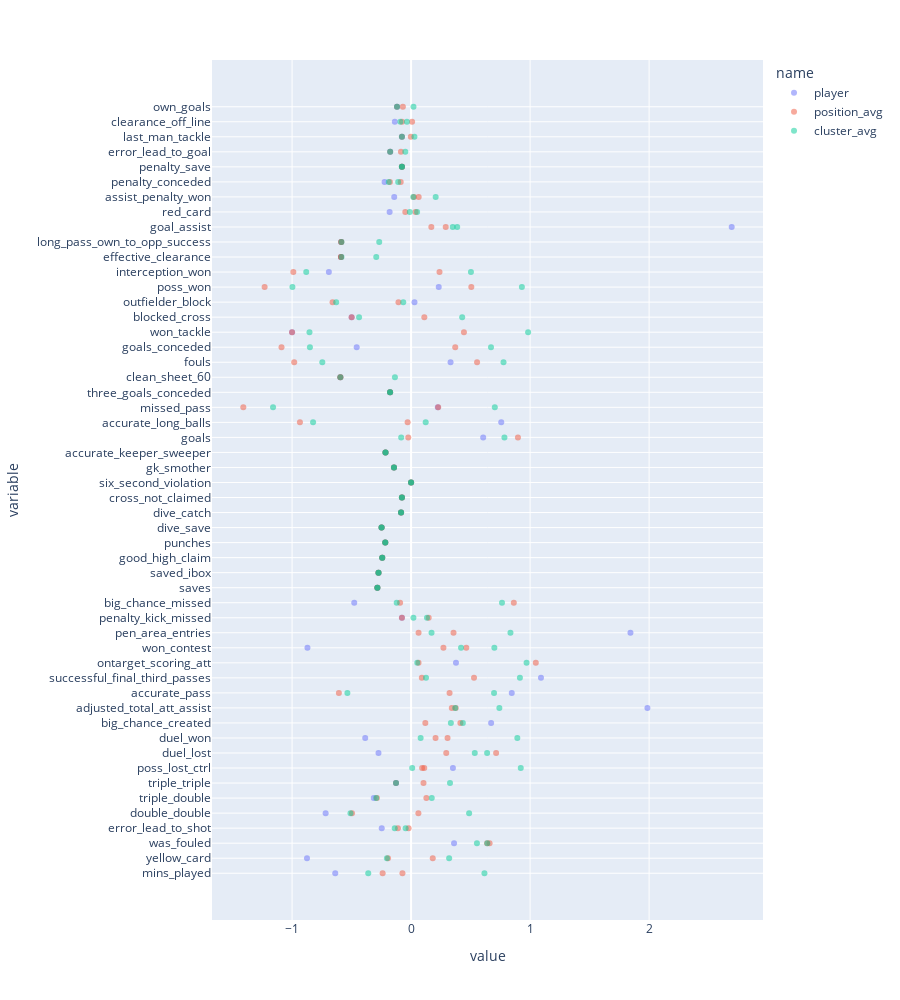

Here is the notebook cell this chart was saved with:
### Code cell
player=['ivan-rakitic']
#avg_values=df_melted['name'][df_melted['name'].str.contains('avg')].unique()
avg_values=['Midfielder_avg','Forward_avg','Mid_cluster_avg','Offensive_cluster_avg']
plot_values=np.concatenate([player,avg_values])
px.scatter(df_melted[df_melted.label_name.isin(plot_values)|df_melted.slug_player.isin(player)],y='variable',x='value',color='name',height=1000,opacity=0.5,hover_data=['name','label_name','slug_player','slug_club'])

### Figure 1 — Plotly figure (JSON) as saved in the notebook; plotly's stock layout.template omitted (floating-point values rounded to 4 significant figures; data arrays with more than 128 entries replaced by an {"elided": "..."} marker saying what was removed)
{"data": [{"customdata": {"elided": "52x4 str values"}, "hovertemplate": "name=%{customdata[0]}<br>value=%{x}<br>variable=%{y}<br>label_name=%{customdata[1]}<br>slug_player=%{customdata[2]}<br>slug_club=%{customdata[3]}<extra></extra>", "legendgroup": "player", "marker": {"color": "#636efa", "opacity": 0.5, "symbol": "circle"}, "mode": "markers", "name": "player", "orientation": "h", "showlegend": true, "type": "scatter", "x": [-0.6374, -0.8747, 0.3609, -0.2466, -0.718, -0.3135, -0.1265, 0.3515, -0.2739, -0.3854, 0.6725, 1.986, 0.8459, 1.091, 0.3771, -0.8707, 1.843, -0.07708, -0.4778, -0.2832, -0.2739, -0.2426, -0.2169, -0.2481, -0.08414, -0.07708, 0, -0.1438, -0.2149, 0.6058, 0.7575, 0.2247, -0.1766, -0.5944, 0.3317, -0.457, -1.0, -0.4995, 0.02846, 0.2323, -0.6909, -0.5891, -0.5871, 2.694, -0.1803, -0.1417, -0.2227, -0.07708, -0.1757, -0.07708, -0.1366, -0.1182], "xaxis": "x", "y": ["mins_played", "yellow_card", "was_fouled", "error_lead_to_shot", "double_double", "triple_double", "triple_triple", "poss_lost_ctrl", "duel_lost", "duel_won", "big_chance_created", "adjusted_total_att_assist", "accurate_pass", "successful_final_third_passes", "ontarget_scoring_att", "won_contest", "pen_area_entries", "penalty_kick_missed", "big_chance_missed", "saves", "saved_ibox", "good_high_claim", "punches", "dive_save", "dive_catch", "cross_not_claimed", "six_second_violation", "gk_smother", "accurate_keeper_sweeper", "goals", "accurate_long_balls", "missed_pass", "three_goals_conceded", "clean_sheet_60", "fouls", "goals_conceded", "won_tackle", "blocked_cross", "outfielder_block", "poss_won", "interception_won", "effective_clearance", "long_pass_own_to_opp_success", "goal_assist", "red_card", "assist_penalty_won", "penalty_conceded", "penalty_save", "error_lead_to_goal", "last_man_tackle", "clearance_off_line", "own_goals"], "yaxis": "y"}, {"customdata": {"elided": "104x4 str values"}, "hovertemplate": "name=%{customdata[0]}<br>value=%{x}<br>variable=%{y}<br>label_name=%{customdata[1]}<br>slug_player=%{customdata[2]}<br>slug_club=%{customdata[3]}<extra></extra>", "legendgroup": "position_avg", "marker": {"color": "#EF553B", "opacity": 0.5, "symbol": "circle"}, "mode": "markers", "name": "position_avg", "orientation": "h", "showlegend": true, "type": "scatter", "x": [-0.2149, -0.934, -0.6066, 0.3421, 0.06397, 0.4141, 0.8632, -0.4995, -0.5944, -0.07653, -0.07708, -0.08414, -0.2481, -0.4963, 0.7144, 0.2055, -0.5891, -0.1757, -0.02089, -0.9821, -0.1438, 0.291, 0.8978, -1.089, -0.2426, -0.9893, -0.07708, -0.5871, -0.2391, -1.41, 1.048, -0.6599, -0.1182, 0.06282, -0.1778, -0.07708, -0.07708, 0.09258, -1.231, -0.2169, 0.03778, -0.2739, -0.2832, 0, 0.09034, -0.1766, -0.2873, -0.1265, 0.6386, 0.4637, -1.0, -0.1937, -0.2149, -0.02899, 0.3233, 0.3747, 0.02378, 0.1196, -0.09245, 0.1113, -0.5944, 0.008423, -0.07708, -0.08414, -0.2481, 0.06134, 0.2954, 0.3062, -0.5891, -0.08517, -0.1104, 0.5544, -0.1438, 0.1701, -0.02361, 0.3708, -0.2426, 0.2387, -0.002067, -0.5871, -0.07261, 0.2275, 0.0627, -0.106, -0.0689, 0.3565, -0.08724, 0.1479, -0.07708, 0.1107, 0.506, -0.2169, -0.04871, -0.2739, -0.2832, 0, 0.5289, -0.1766, 0.1284, 0.1043, 0.6595, 0.2716, 0.4441, 0.182], "xaxis": "x", "y": ["accurate_keeper_sweeper", "accurate_long_balls", "accurate_pass", "adjusted_total_att_assist", "assist_penalty_won", "big_chance_created", "big_chance_missed", "blocked_cross", "clean_sheet_60", "clearance_off_line", "cross_not_claimed", "dive_catch", "dive_save", "double_double", "duel_lost", "duel_won", "effective_clearance", "error_lead_to_goal", "error_lead_to_shot", "fouls", "gk_smother", "goal_assist", "goals", "goals_conceded", "good_high_claim", "interception_won", "last_man_tackle", "long_pass_own_to_opp_success", "mins_played", "missed_pass", "ontarget_scoring_att", "outfielder_block", "own_goals", "pen_area_entries", "penalty_conceded", "penalty_kick_missed", "penalty_save", "poss_lost_ctrl", "poss_won", "punches", "red_card", "saved_ibox", "saves", "six_second_violation", "successful_final_third_passes", "three_goals_conceded", "triple_double", "triple_triple", "was_fouled", "won_contest", "won_tackle", "yellow_card", "accurate_keeper_sweeper", "accurate_long_balls", "accurate_pass", "adjusted_total_att_assist", "assist_penalty_won", "big_chance_created", "big_chance_missed", "blocked_cross", "clean_sheet_60", "clearance_off_line", "cross_not_claimed", "dive_catch", "dive_save", "double_double", "duel_lost", "duel_won", "effective_clearance", "error_lead_to_goal", "error_lead_to_shot", "fouls", "gk_smother", "goal_assist", "goals", "goals_conceded", "good_high_claim", "interception_won", "last_man_tackle", "long_pass_own_to_opp_success", "mins_played", "missed_pass", "ontarget_scoring_att", "outfielder_block", "own_goals", "pen_area_entries", "penalty_conceded", "penalty_kick_missed", "penalty_save", "poss_lost_ctrl", "poss_won", "punches", "red_card", "saved_ibox", "saves", "six_second_violation", "successful_final_third_passes", "three_goals_conceded", "triple_double", "triple_triple", "was_fouled", "won_contest", "won_tackle", "yellow_card"], "yaxis": "y"}, {"customdata": {"elided": "104x4 str values"}, "hovertemplate": "name=%{customdata[0]}<br>value=%{x}<br>variable=%{y}<br>label_name=%{customdata[1]}<br>slug_player=%{customdata[2]}<br>slug_club=%{customdata[3]}<extra></extra>", "legendgroup": "cluster_avg", "marker": {"color": "#00cc96", "opacity": 0.5, "symbol": "circle"}, "mode": "markers", "name": "cluster_avg", "orientation": "h", "showlegend": true, "type": "scatter", "x": [-0.2149, 0.1228, 0.697, 0.7417, 0.2066, 0.3343, -0.1209, 0.4293, -0.1358, -0.03486, -0.07708, -0.08414, -0.2481, 0.4876, 0.6387, 0.8927, -0.2927, -0.04867, -0.1374, 0.7767, -0.1438, 0.3501, -0.0831, 0.6715, -0.2426, 0.5029, 0.02818, -0.2678, 0.6163, 0.7035, 0.05194, -0.06591, 0.02015, 0.835, -0.1086, 0.1334, -0.07708, 0.9216, 0.9309, -0.2169, 0.05054, -0.2739, -0.2832, 0, 0.9143, -0.1766, 0.1737, 0.3269, 0.6402, 0.6996, 0.9833, 0.3198, -0.2149, -0.8234, -0.5351, 0.3708, 0.01826, 0.435, 0.7638, -0.4371, -0.5944, -0.08988, -0.07708, -0.08414, -0.2481, -0.5092, 0.535, 0.08032, -0.5845, -0.1757, -0.04597, -0.7461, -0.1438, 0.3873, 0.7842, -0.8501, -0.2426, -0.881, -0.07708, -0.5852, -0.36, -1.16, 0.9703, -0.6293, -0.1182, 0.1718, -0.1878, 0.0196, -0.07708, 0.009285, -0.997, -0.2169, -0.01069, -0.2739, -0.2832, 0, 0.1255, -0.1766, -0.2932, -0.1265, 0.5533, 0.4197, -0.8538, -0.2032], "xaxis": "x", "y": ["accurate_keeper_sweeper", "accurate_long_balls", "accurate_pass", "adjusted_total_att_assist", "assist_penalty_won", "big_chance_created", "big_chance_missed", "blocked_cross", "clean_sheet_60", "clearance_off_line", "cross_not_claimed", "dive_catch", "dive_save", "double_double", "duel_lost", "duel_won", "effective_clearance", "error_lead_to_goal", "error_lead_to_shot", "fouls", "gk_smother", "goal_assist", "goals", "goals_conceded", "good_high_claim", "interception_won", "last_man_tackle", "long_pass_own_to_opp_success", "mins_played", "missed_pass", "ontarget_scoring_att", "outfielder_block", "own_goals", "pen_area_entries", "penalty_conceded", "penalty_kick_missed", "penalty_save", "poss_lost_ctrl", "poss_won", "punches", "red_card", "saved_ibox", "saves", "six_second_violation", "successful_final_third_passes", "three_goals_conceded", "triple_double", "triple_triple", "was_fouled", "won_contest", "won_tackle", "yellow_card", "accurate_keeper_sweeper", "accurate_long_balls", "accurate_pass", "adjusted_total_att_assist", "assist_penalty_won", "big_chance_created", "big_chance_missed", "blocked_cross", "clean_sheet_60", "clearance_off_line", "cross_not_claimed", "dive_catch", "dive_save", "double_double", "duel_lost", "duel_won", "effective_clearance", "error_lead_to_goal", "error_lead_to_shot", "fouls", "gk_smother", "goal_assist", "goals", "goals_conceded", "good_high_claim", "interception_won", "last_man_tackle", "long_pass_own_to_opp_success", "mins_played", "missed_pass", "ontarget_scoring_att", "outfielder_block", "own_goals", "pen_area_entries", "penalty_conceded", "penalty_kick_missed", "penalty_save", "poss_lost_ctrl", "poss_won", "punches", "red_card", "saved_ibox", "saves", "six_second_violation", "successful_final_third_passes", "three_goals_conceded", "triple_double", "triple_triple", "was_fouled", "won_contest", "won_tackle", "yellow_card"], "yaxis": "y"}], "layout": {"height": 1000, "legend": {"title": {"text": "name"}, "tracegroupgap": 0}, "margin": {"t": 60}, "xaxis": {"anchor": "y", "domain": [0, 1], "title": {"text": "value"}}, "yaxis": {"anchor": "x", "domain": [0, 1], "title": {"text": "variable"}}}}
